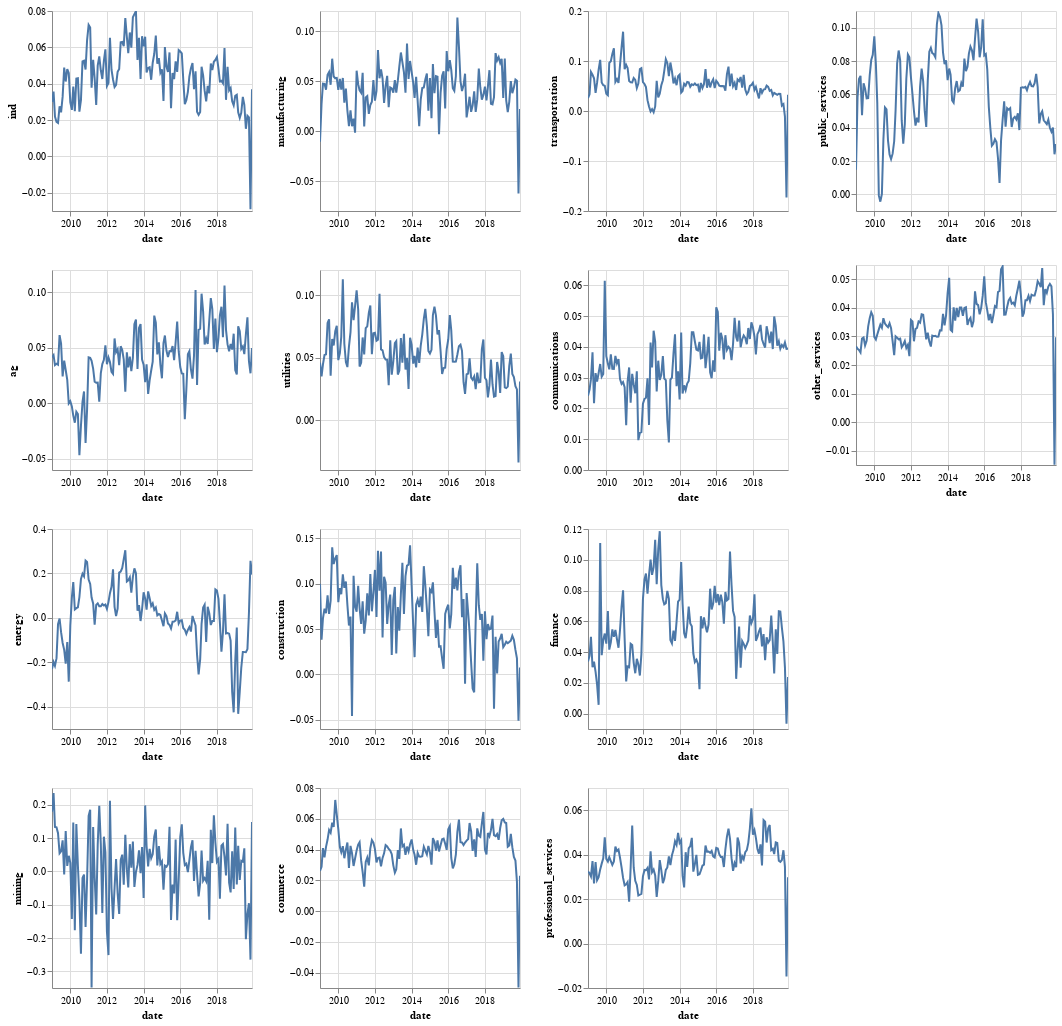

Notebook cell for this chart:
### Code cell
g1 = plo.small_mults(log_diff_eda_df.reset_index(),
               ['ind', 'ag', 'energy', 'mining'])
g2 = plo.small_mults(log_diff_eda_df.reset_index(),
               ['manufacturing', 'utilities','construction', 'commerce'])
g3 = plo.small_mults(log_diff_eda_df.reset_index(),
               ['transportation', 'communications','finance', 'professional_services']) 
g4 = plo.small_mults(log_diff_eda_df.reset_index(),
               ['public_services', 'other_services']) 
g1 | g2 | g3 | g4

### Figure 1 — Vega-Lite specification as saved in the notebook (floating-point values rounded to 4 significant figures; data arrays with more than 128 entries replaced by an {"elided": "..."} marker saying what was removed)
{"config": {"view": {"continuousWidth": 400, "continuousHeight": 300}}, "hconcat": [{"repeat": {"row": ["ind", "ag", "energy", "mining"]}, "spec": {"data": {"name": "data-3e5526ed869384612f944234b272192a"}, "mark": "line", "encoding": {"x": {"type": "temporal", "field": "date"}, "y": {"type": "quantitative", "field": {"repeat": "row"}}}, "height": 200, "selection": {"selector026": {"type": "interval", "bind": "scales", "encodings": ["x", "y"]}}, "width": 200}}, {"repeat": {"row": ["manufacturing", "utilities", "construction", "commerce"]}, "spec": {"data": {"name": "data-3e5526ed869384612f944234b272192a"}, "mark": "line", "encoding": {"x": {"type": "temporal", "field": "date"}, "y": {"type": "quantitative", "field": {"repeat": "row"}}}, "height": 200, "selection": {"selector027": {"type": "interval", "bind": "scales", "encodings": ["x", "y"]}}, "width": 200}}, {"repeat": {"row": ["transportation", "communications", "finance", "professional_services"]}, "spec": {"data": {"name": "data-3e5526ed869384612f944234b272192a"}, "mark": "line", "encoding": {"x": {"type": "temporal", "field": "date"}, "y": {"type": "quantitative", "field": {"repeat": "row"}}}, "height": 200, "selection": {"selector028": {"type": "interval", "bind": "scales", "encodings": ["x", "y"]}}, "width": 200}}, {"repeat": {"row": ["public_services", "other_services"]}, "spec": {"data": {"name": "data-3e5526ed869384612f944234b272192a"}, "mark": "line", "encoding": {"x": {"type": "temporal", "field": "date"}, "y": {"type": "quantitative", "field": {"repeat": "row"}}}, "height": 200, "selection": {"selector029": {"type": "interval", "bind": "scales", "encodings": ["x", "y"]}}, "width": 200}}], "$schema": "https://vega.github.io/schema/vega-lite/v4.8.1.json", "datasets": {"data-3e5526ed869384612f944234b272192a": {"elided": "132 records"}}}
